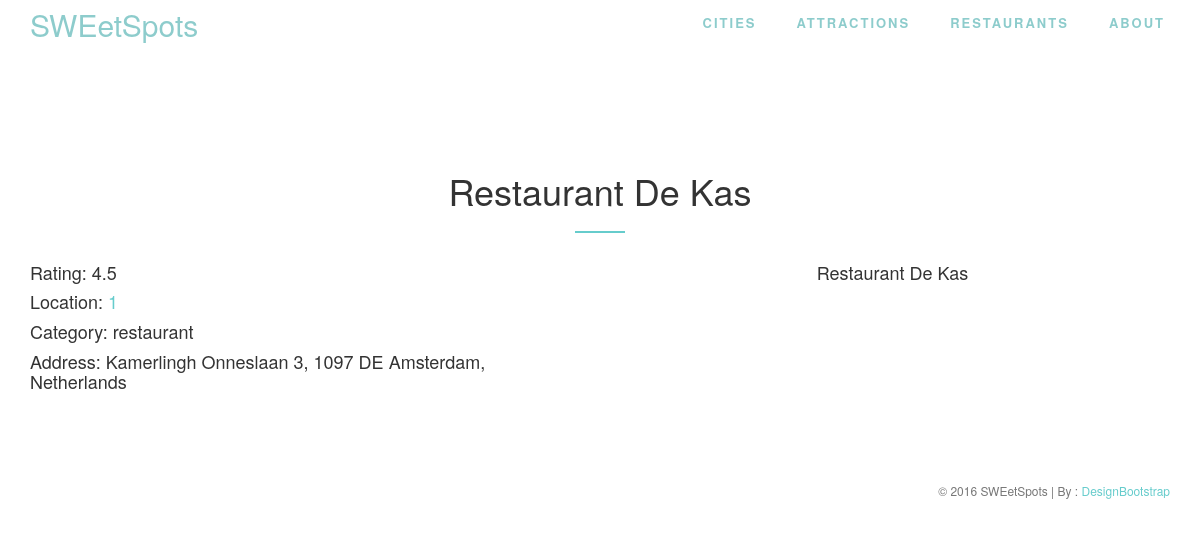
The page /restaurants/1 on the database its author committed.
### models.py (models this page shows)
class Restaurant(Base):
    __tablename__ = 'restaurant'
    id = Column(Integer, primary_key=True)
    name = Column(String(80), nullable=False)
    rating = Column(Float, nullable=False)
    city_id = Column(Integer, ForeignKey('city.id'), nullable=False)
    category = Column(String(30), nullable=False)
    address = Column(String(255), nullable=False)
    image = Column(String(255), nullable=False)

### app.py (the view)
@app.route('/restaurants/<int:r_id>')
def restaurant_detail(r_id):
	restaurant = dbops.db_read(Restaurant, r_id)
	return render_template('restaurant.html',restaurant = restaurant)

### dbops.py (called while the page is built)
def db_read(type, id):
	return session.query(type).filter_by(id=id).one()

### templates/restaurant.html (shortened to what this page needs)
{% extends "layout.html" %}
{% block navbartype %} "menu-section" {% endblock %}
{% block body %}
<section id="grid" >
	<div class="container">
		<div class="row text-center header animate-in" data-anim-type="fade-in-up">
			<div class="col-xs-12 col-sm-12 col-md-12 col-lg-12">
				<h1>{{ restaurant.name }}</h1>
				<hr />
			</div>
		</div>
		<div class="row pad-bottom animate-in" data-anim-type="fade-in-up">
			<div class="col-xs-12 col-sm-6 col-md-6 col-lg-6">
				<h4>Rating: {{ restaurant.rating }}</h4>
				<h4>Location: <a href="/cities/{{ restaurant.city_id }}">{{ restaurant.city_id }}</a></h4>
				<h4>Category: {{ restaurant.category }}</h4>
				<h4>Address: {{ restaurant.address }}</h4>
			</div>
			<div class="col-xs-12 col-sm-6 col-md-6 col-lg-6">
				<div class="work-wrapper">
				<h4><center>{{ restaurant.name }}</center></h4>
				</div>
			</div>
		</div>
	</div>
</section>
{% endblock %}

### static/assets/css/style.css (style rules this page uses)
html,body { margin: 0; padding: 0; height: 100%; width: 100%; }
a { color: #66cccc; }
section { padding-top: 80px; padding-bottom: 40px; }
.pad-bottom { padding-bottom: 30px; }
.header hr { width: 50px; border-top: 2px solid rgb(102, 204, 204); }

### rows shown on the page
Restaurant: name "Restaurant De Kas", rating "4.5", city_id "1", category "restaurant", address "Kamerlingh Onneslaan 3, 1097 DE Amsterdam, Netherlands"
